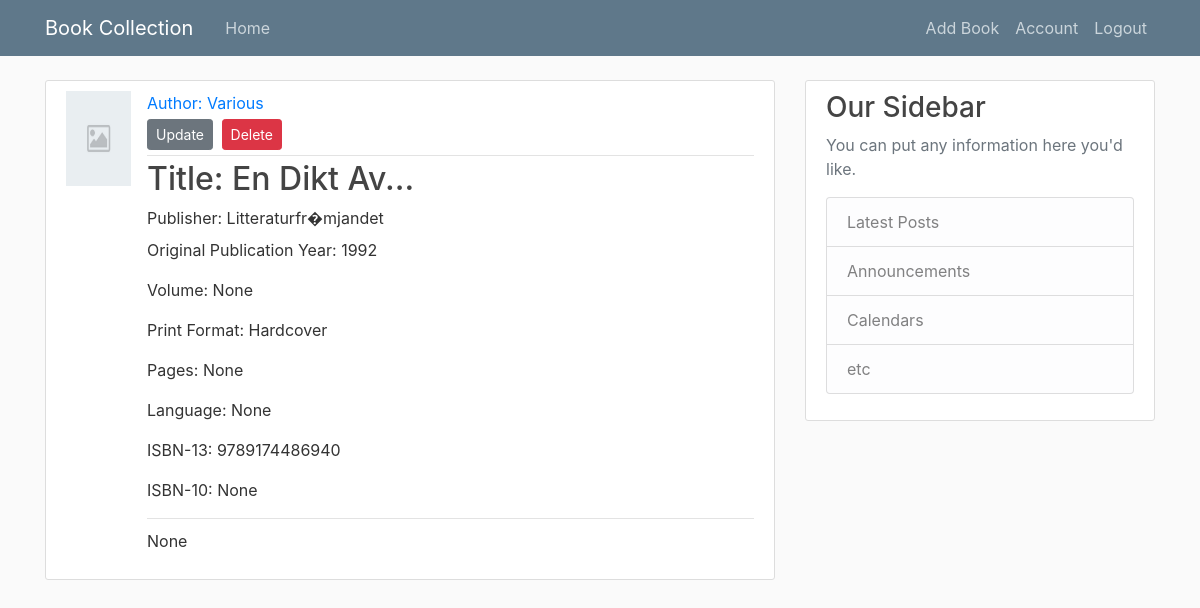
Page /book/2 (signed in) on the committed database.
### flask_collection/models.py (models this page shows, shortened)
class Book(db.Model):
    id = db.Column(db.Integer, primary_key=True)
    author = db.Column(db.String(50), nullable=False)
    title = db.Column(db.String(50), nullable=False)
    sub_title = db.Column(db.String(50))
    org_title = db.Column(db.String(50))
    org_sub_title = db.Column(db.String(50))
    volume = db.Column(db.Integer)
    publication_date = db.Column(db.DateTime)
    org_publication_year = db.Column(db.String(4))
    print_format = db.Column(db.String(20))
    pages = db.Column(db.Integer)
    publisher = db.Column(db.String(20))
    cover = db.Column(db.String(20), default='placeholder.png')
    language = db.Column(db.String(20))
    language_iso = db.Column(db.String(2))
    isbn_13 = db.Column(db.String(13))
    isbn_10 = db.Column(db.String(10))
    description = db.Column(db.Text)

### flask_collection/routes.py (the view)
@app.route('/book/<book_id>')
@login_required
def view_book(book_id):
    book = Book.query.get_or_404(book_id)
    return render_template('book.html', title=book.title, book=book)

### flask_collection/models.py (called while the page is built)
@login_manager.user_loader
def load_user(user_id):
    return User.query.get(int(user_id))

### flask_collection/templates/book.html (shortened to what this page needs)
{% extends "layout.html" %}
{% block content %}
  <article class="media content-section">
    <img class="article-img" src="{{ url_for('static', filename='cover_images/' + book.cover) }}" alt="{{ book.cover }}">
    <div class="media-body">
      <div class="article-metadata">
        <a class="mr-2" href="#">Author: {{ book.author }}</a>
        <div>
          <a class="btn btn-secondary btn-sm mt-1 mb-1" href="{{ url_for('update_book', book_id=book.id) }}">Update</a>
          <button type="button" class="btn btn-danger btn-sm m-1" data-toggle="modal" data-target="#deleteModal">Delete</button>
        </div>
      </div>
      <h2 class="article-title">Title: {{ book.title }}</h2>
      <p class="article-publisher">Publisher: {{ book.publisher }}
      </p>
      <p>Original Publication Year: {{ book.org_publication_year }}</p>
      <p>Volume: {{ book.volume }}</p>
      <p>Print Format: {{ book.print_format }}</p>
      <p>Pages: {{ book.pages }}</p>
      <p>Language: {{ book.language }}</p>
      <p>ISBN-13: {{ book.isbn_13 }}</p>
      <p>ISBN-10: {{ book.isbn_10 }}</p>
      <p class="article-description">{{ book.description }}</p>
    </div>
  </article>
{% endblock content %}

### flask_collection/static/main.css (style rules this page uses)
body { background: #fafafa; color: #333333; margin-top: 5rem; }
h1, h2, h3, h4, h5, h6 { color: #444444; }
.content-section { background: #ffffff; padding: 10px 20px; border: 1px solid #dddddd; border-radius: 3px; margin-bottom: 20px; }
.article-title { color: #444444; }
.article-description { padding-top: 10px; border-top: 1px solid #e3e3e3 }
.article-img { height: 95px; width: 65px; margin-right: 16px; }
.article-metadata { padding-bottom: 1px; margin-bottom: 4px; border-bottom: 1px solid #e3e3e3 }
.article-publisher { margin-bottom: 4px; padding-bottom: 4px; }

### rows in the picture
Book: cover (placeholder picture), author "Various", title "En Dikt Av...", publisher "Litteraturfr�mjandet", org_publication_year "1992", volume "None", print_format "Hardcover", pages "None", language "None", isbn_13 "9789174486940", isbn_10 "None", description "None"
